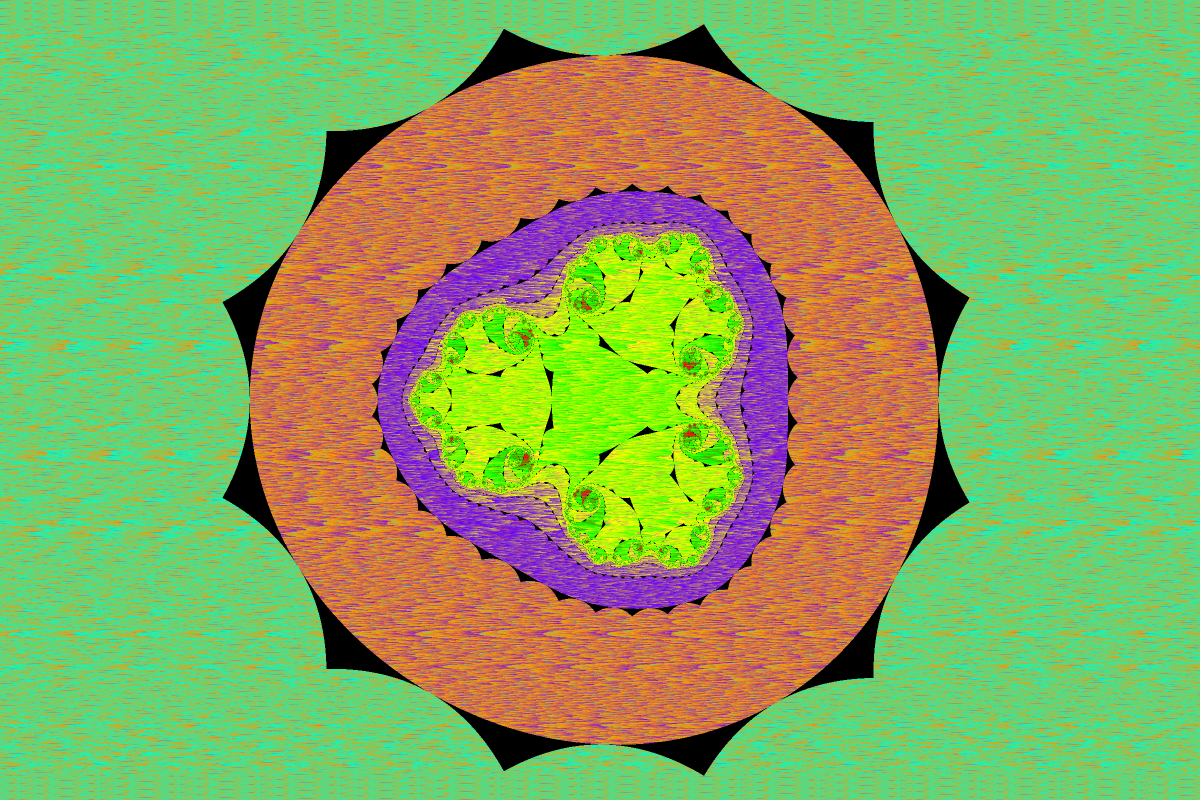
#> input picture image_processors/biomorph_20251006_082331_2x.png, 2400 x 1600 px (shown at 1/2 size); its folder holds only this picture in this run
$ python -i png_to_jpg_processor.py   (imports and definitions only)
#> lines starting #> are read from the running program, lines starting #| are printed output that depends on the picture; after the words box and inside, x2 and y2 are one past the last pixel; in counts of white or black regions, pixels touching at a corner belong together
"""
PNG to JPG Batch Processor with Rotation and Scaling

This script replicates the functionality of a batch file that processes PNG images:

For PORTRAIT/SQUARE images:
1. Scales to max 1080x1440 preserving aspect ratio (using blur fill method)
2. Rotates 90° counter-clockwise
3. Stretches to 1920x1080
4. Saves as high-quality JPEG with numbered filenames

For LANDSCAPE images (width > height):
1. Scales to max 1440x1080 preserving aspect ratio (using blur fill method)
2. Skips rotation step (already in correct orientation)
3. Stretches to 1920x1080
4. Saves as high-quality JPEG with numbered filenames

Uses the image expansion technique from image_expander_720x1600.py for intelligent fill.
Optimizes scaling by using the largest possible dimension for each orientation.
"""

import os
import sys
import glob
from PIL import Image
import numpy as np
from scipy import ndimage
import tkinter as tk
from tkinter import filedialog, messagebox, ttk
import threading

class PNGProcessor:
    def __init__(self):
        self.output_dir = "processed_files"
        self.blur_amount = 160  # Blur for fill areas
        self.luminance_drop = 50  # Darken fill areas by 50%
        self.quality = 88  # JPEG quality
        self.source_dir = None  # Directory containing PNG files

    def apply_horizontal_blur(self, line_array, blur_amount):
        """Apply horizontal-only blur to preserve colors"""
        if blur_amount <= 0:
            return line_array

        # Create horizontal Gaussian kernel
        kernel_size = int(blur_amount * 2) * 2 + 1  # Ensure odd size
        sigma = blur_amount / 3.0  # Convert blur_amount to sigma

        # Create 1D horizontal Gaussian kernel
        x = np.arange(kernel_size) - kernel_size // 2
        kernel = np.exp(-x**2 / (2 * sigma**2))
        kernel = kernel / kernel.sum()

        # Apply horizontal convolution to each color channel
        if len(line_array.shape) == 2:  # Color image (width, channels)
            blurred = np.zeros_like(line_array, dtype=np.float32)
            for channel in range(line_array.shape[1]):
                # Use mode='nearest' to handle edges properly
                blurred[:, channel] = ndimage.convolve1d(
                    line_array[:, channel].astype(np.float32),
                    kernel,
                    axis=0,
                    mode='nearest'
                )
            return np.clip(blurred, 0, 255).astype(np.uint8)
        else:  # Grayscale
            blurred = ndimage.convolve1d(
                line_array.astype(np.float32),
                kernel,
                axis=0,
                mode='nearest'
            )
            return np.clip(blurred, 0, 255).astype(np.uint8)

    # [34 lines left out: function apply_vertical_blur, not called in this run]

    def apply_luminance_reduction(self, line_array, luminance_factor):
        """Apply luminance reduction to darken the line"""
        if luminance_factor <= 0:
            return line_array

        # Convert to float for calculation
        line_float = line_array.astype(np.float32)

        # Apply luminance reduction (multiply by (1 - factor))
        reduction_multiplier = 1.0 - (luminance_factor / 100.0)
        reduced = line_float * reduction_multiplier

        return np.clip(reduced, 0, 255).astype(np.uint8)

    def scale_with_fill(self, img_array, target_width, target_height):
        """Scale image preserving aspect ratio, filling gaps with blurred edges"""
        orig_height, orig_width = img_array.shape[:2]

        # Calculate scaling to fit within target dimensions
        scale_x = target_width / orig_width
        scale_y = target_height / orig_height
        scale = min(scale_x, scale_y)  # Use smaller scale to fit within bounds

        # Calculate new dimensions
        new_width = int(orig_width * scale)
        new_height = int(orig_height * scale)

        # Resize image to fit within target dimensions
        resized_image = Image.fromarray(img_array).resize((new_width, new_height), Image.Resampling.LANCZOS)
        resized_array = np.array(resized_image)

        # If already fits perfectly, return as-is
        if new_width == target_width and new_height == target_height:
            return resized_array

        # Calculate padding needed
        width_expansion = target_width - new_width
        height_expansion = target_height - new_height

        left_pad = width_expansion // 2
        right_pad = width_expansion - left_pad
        top_pad = height_expansion // 2
        bottom_pad = height_expansion - top_pad

        # Create expanded image array
        if len(resized_array.shape) == 3:  # Color image
            expanded_array = np.zeros((target_height, target_width, resized_array.shape[2]), dtype=resized_array.dtype)
        else:  # Grayscale
            expanded_array = np.zeros((target_height, target_width), dtype=resized_array.dtype)

        # Copy resized image to center
        y_start = top_pad
        y_end = y_start + new_height
        x_start = left_pad
        x_end = x_start + new_width
        expanded_array[y_start:y_end, x_start:x_end] = resized_array

        # Fill vertical gaps (top and bottom)
        if top_pad > 0:
            top_line = resized_array[0]  # First line of resized image
            for i in range(top_pad):
                # Calculate effects (0 to max at outermost)
                progress = (top_pad - i) / top_pad if top_pad > 0 else 0
                blur_amount = progress * self.blur_amount
                luminance_reduction = progress * self.luminance_drop

                # Apply horizontal blur and luminance reduction
                blurred_line = self.apply_horizontal_blur(top_line, blur_amount)
                final_line = self.apply_luminance_reduction(blurred_line, luminance_reduction)
                expanded_array[i, x_start:x_end] = final_line

        if bottom_pad > 0:
            bottom_line = resized_array[-1]  # Last line of resized image
            for i in range(bottom_pad):
                # Calculate effects (0 to max at outermost)
                progress = (i + 1) / bottom_pad if bottom_pad > 0 else 0
                blur_amount = progress * self.blur_amount
                luminance_reduction = progress * self.luminance_drop

                # Apply horizontal blur and luminance reduction
                blurred_line = self.apply_horizontal_blur(bottom_line, blur_amount)
                final_line = self.apply_luminance_reduction(blurred_line, luminance_reduction)
                expanded_array[y_end + i, x_start:x_end] = final_line

        # Fill horizontal gaps (left and right)
        if left_pad > 0:
            left_column = expanded_array[:, x_start]  # First column of image
            for i in range(left_pad):
                # Calculate effects (0 to max at outermost)
                progress = (left_pad - i) / left_pad if left_pad > 0 else 0
                blur_amount = progress * self.blur_amount
                luminance_reduction = progress * self.luminance_drop

                # Apply vertical blur and luminance reduction
                blurred_column = self.apply_vertical_blur(left_column, blur_amount)
                final_column = self.apply_luminance_reduction(blurred_column, luminance_reduction)
                expanded_array[:, i] = final_column

        if right_pad > 0:
            right_column = expanded_array[:, x_end - 1]  # Last column of image
            for i in range(right_pad):
                # Calculate effects (0 to max at outermost)
                progress = (i + 1) / right_pad if right_pad > 0 else 0
                blur_amount = progress * self.blur_amount
                luminance_reduction = progress * self.luminance_drop

                # Apply vertical blur and luminance reduction
                blurred_column = self.apply_vertical_blur(right_column, blur_amount)
                final_column = self.apply_luminance_reduction(blurred_column, luminance_reduction)
                expanded_array[:, x_end + i] = final_column

        return expanded_array

    def rotate_90_ccw(self, img_array):
        """Rotate image 90 degrees counter-clockwise"""
        return np.rot90(img_array, k=1)

    def stretch_to_target(self, img_array, target_width, target_height):
        """Stretch image to exact target dimensions"""
        image = Image.fromarray(img_array)
        stretched = image.resize((target_width, target_height), Image.Resampling.LANCZOS)
        return np.array(stretched)

    def process_single_png(self, input_file, output_file):
        """Process a single PNG file through the complete pipeline"""
#> called with input_file = 'biomorph_20251006_082331_2x.png', output_file = 'out.png'
        try:
            # Load PNG
            image = Image.open(input_file)
#> image is the input picture: PIL image 2400x1600 RGB; mean R, G, B 133.5, 171.7, 96

            # Convert to RGB if necessary (for JPEG output)
            if image.mode != 'RGB':
                image = image.convert('RGB')

            img_array = np.array(image)
            orig_height, orig_width = img_array.shape[:2]
#> orig_height = 1600; orig_width = 2400

            # Determine if image is landscape (width > height)
            is_landscape = orig_width > orig_height
#> is_landscape = True

            if is_landscape:
                # For landscape images: Scale to max 1440x1080 (no rotation needed)
                # This allows maximum scaling: 1440/width instead of 1080/width
                scaled_array = self.scale_with_fill(img_array, 1440, 1080)
#> in scale_with_fill, `resized_image = Image.fromarray(img_array).resize((new_width, new_heig..`:
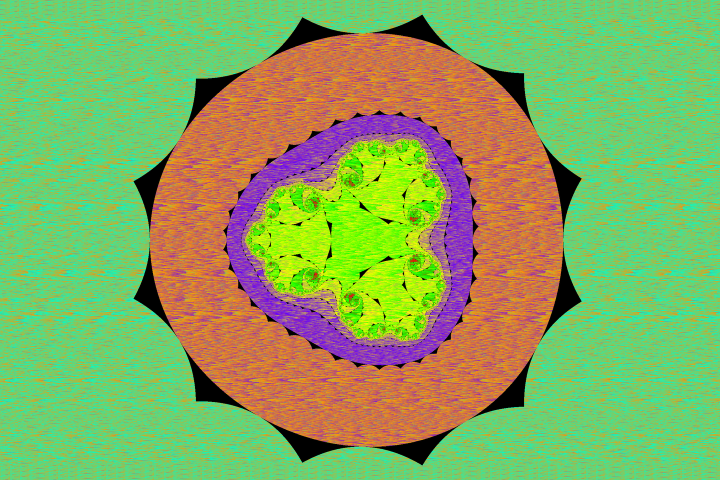
#> resized_image: PIL image 1440x960 RGB (shown at 1/2 size); mean R, G, B 133.6, 171.6, 96.1
#> in scale_with_fill, `expanded_array[y_start:y_end, x_start:x_end] = resized_array`:
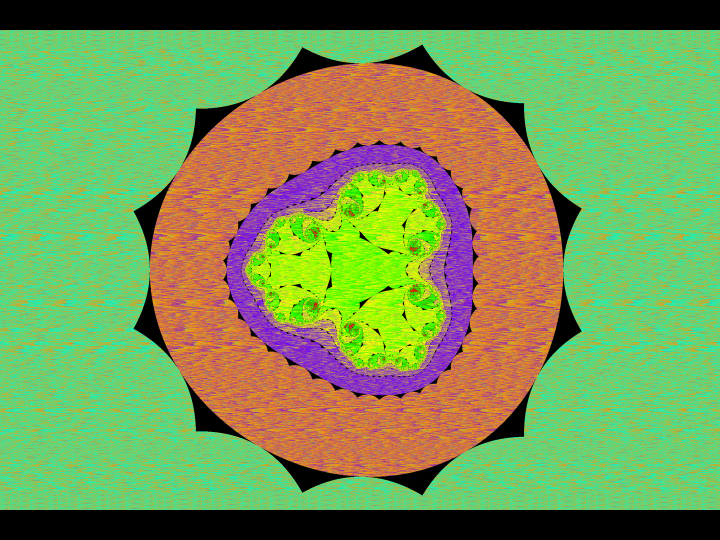
#> expanded_array: shape (1080, 1440, 3) (shown at 1/2 size); mean R, G, B 118.7, 152.6, 85.4
#> in scale_with_fill, `top_line = resized_array[0]`: top_line = 1440 rows, first 8: [187, 126, 87], [183, 132, 87], [184, 134, 85], [179, 140, 86], [178, 143, 85], [166, 147, 94], [127, 172, 119], [125, 176, 119]
#> after the loop in scale_with_fill, `for i in range(top_pad):`:
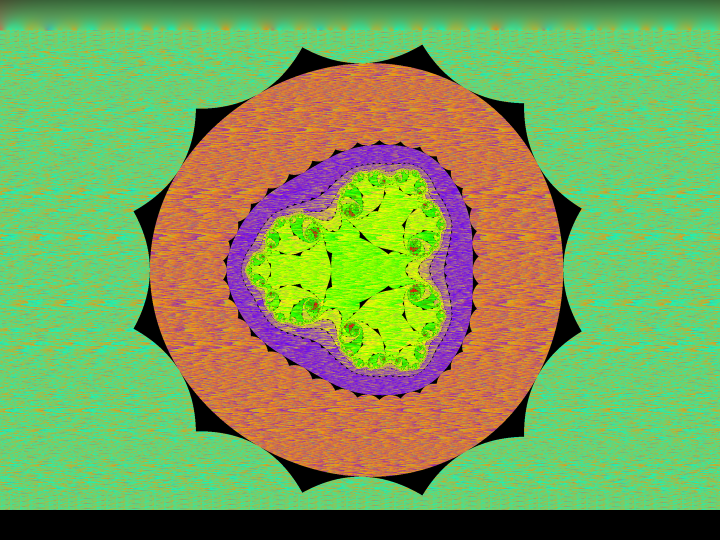
#> expanded_array: shape (1080, 1440, 3) (shown at 1/2 size); 5.56% of pixels changed, all inside (x1, y1, x2, y2) = (0, 0, 1440, 60)
#> in scale_with_fill, `bottom_line = resized_array[-1]`: bottom_line = 1440 rows, first 8: [94, 215, 126], [104, 211, 118], [112, 208, 111], [122, 204, 104], [134, 199, 94], [150, 193, 82], [159, 188, 74], [170, 185, 66]
#> after the loop in scale_with_fill, `for i in range(bottom_pad):`:
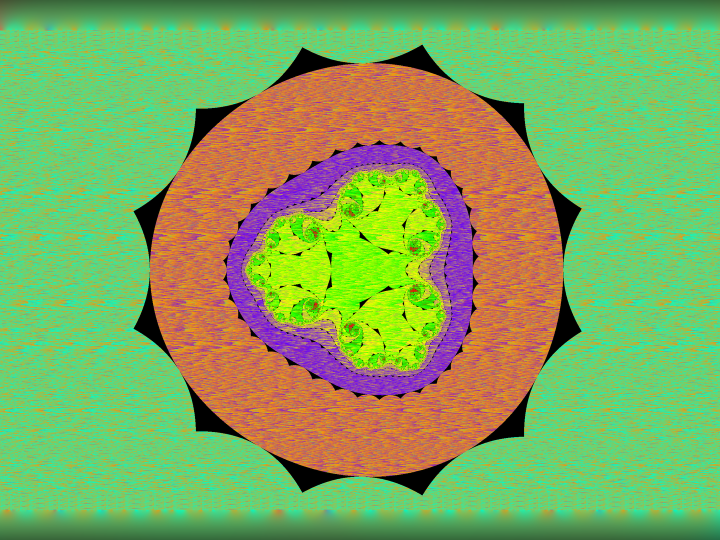
#> expanded_array: shape (1080, 1440, 3) (shown at 1/2 size); 5.56% of pixels changed, all inside (x1, y1, x2, y2) = (0, 1020, 1440, 1080)
                # Skip rotation step
                final_array = self.stretch_to_target(scaled_array, 1920, 1080)
#> in stretch_to_target, `stretched = image.resize((target_width, target_height), Image.Resampli..`:
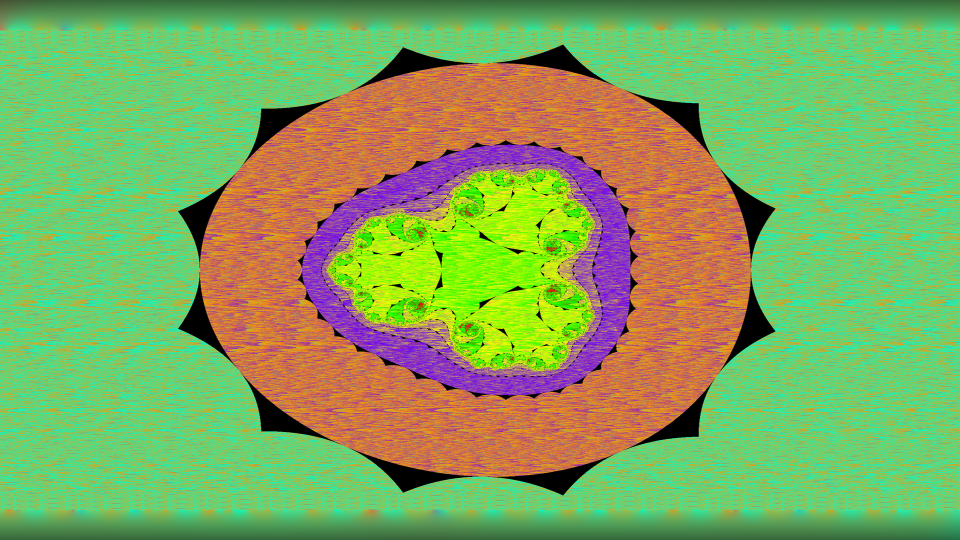
#> stretched: PIL image 1920x1080 RGB (shown at 1/2 size); mean R, G, B 127.6, 169.6, 94.9
            else:
                # For portrait/square images: Use original pipeline
                # Step 1: Scale to max 1080x1440 preserving aspect ratio with blur fill
                scaled_array = self.scale_with_fill(img_array, 1080, 1440)

                # Step 2: Rotate 90° counter-clockwise
                rotated_array = self.rotate_90_ccw(scaled_array)

                # Step 3: Stretch to 1920x1080
                final_array = self.stretch_to_target(rotated_array, 1920, 1080)

            # Step 4: Save as high-quality JPEG
            final_image = Image.fromarray(final_array)
            final_image.save(output_file, 'JPEG',
                           quality=88,
                           optimize=True,
                           progressive=False,  # Explicitly ensure baseline JPEG
                           subsampling=2)      # 4:2:0 chroma subsampling

            return True

        except Exception as e:
            print(f"Error processing {input_file}: {str(e)}")
            return False

    # [60 lines left out: function process_all_pngs, not called in this run]


class PNGProcessorGUI:
    # [128 lines left out: functions __init__, setup_ui, browse_directory, update_status, process_files_thread, start_processing, not called in this run]

    def run(self):
        """Start the GUI"""
        self.root.mainloop()


# [4 lines left out: function main, not called in this run]


# [2 lines not run here, left out]

>>> result = PNGProcessor().process_single_png('biomorph_20251006_082331_2x.png', 'out.png')
